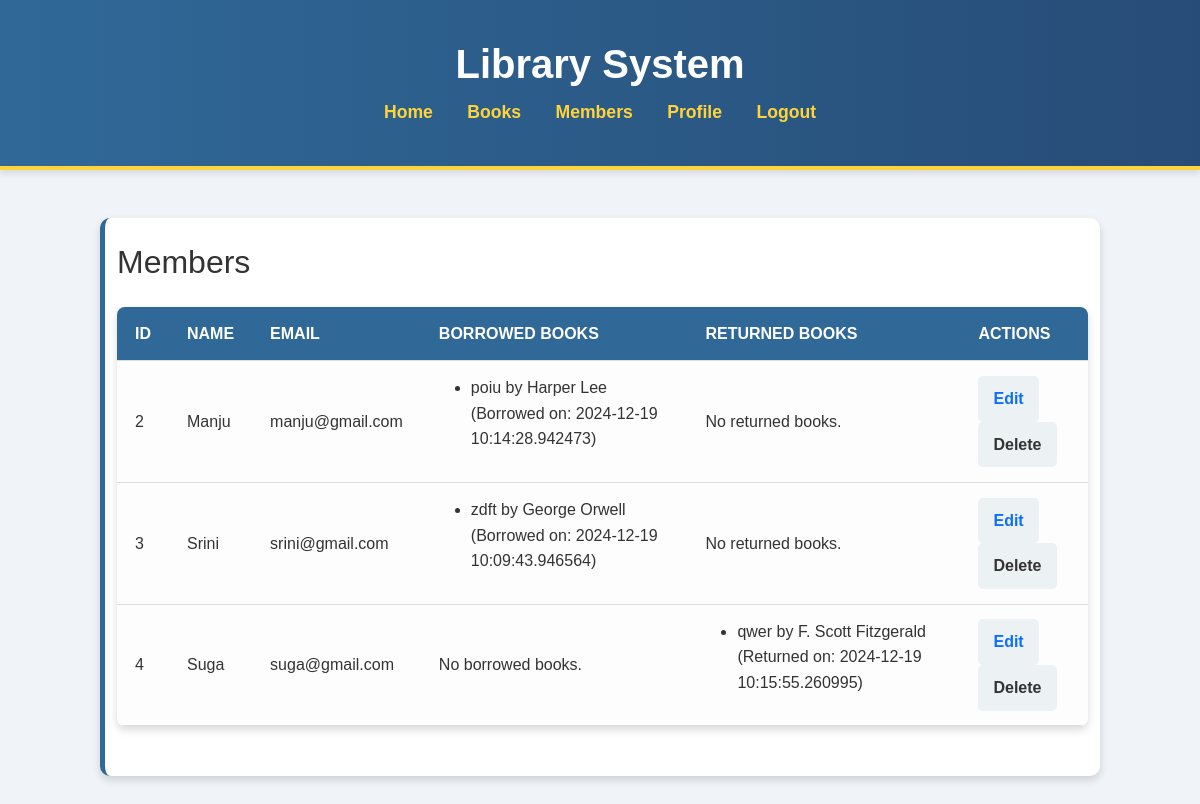
/members (signed in), run on the app's committed database.
### tables this page shows
CREATE TABLE borrowings (
                id INTEGER PRIMARY KEY AUTOINCREMENT,
                book_id INTEGER,
                user_id INTEGER,
                borrow_date TEXT,
                return_date TEXT,
                FOREIGN KEY(book_id) REFERENCES books(id) ON DELETE CASCADE,
                FOREIGN KEY(user_id) REFERENCES users(id) ON DELETE CASCADE
            );

CREATE TABLE users (
                id INTEGER PRIMARY KEY AUTOINCREMENT,
                username TEXT NOT NULL UNIQUE,
                password_hash TEXT NOT NULL,
                role TEXT NOT NULL,
                name TEXT,
                email TEXT
            );

CREATE TABLE books (
                id INTEGER PRIMARY KEY AUTOINCREMENT,
                title TEXT NOT NULL,
                author TEXT NOT NULL,
                genre TEXT,
                status TEXT DEFAULT 'Available'
            );

### app.py (the view)
@app.route('/members')
@login_required
@role_required('Librarian')
def members():
    db = get_db()
    members_data = db.execute("""
        SELECT u.id, u.name, u.email, b.title, b.author, bo.borrow_date, bo.return_date
        FROM users u
        LEFT JOIN borrowings bo ON u.id = bo.user_id
        LEFT JOIN books b ON bo.book_id = b.id
        WHERE u.role = 'Member'
    """).fetchall()
    members_dict = {}
    for row in members_data:
        member_id = row['id']
        if member_id not in members_dict:
            members_dict[member_id] = {
                'id': member_id,
                'name': row['name'],
                'email': row['email'],
                'borrowed_books': [],
                'returned_books': []
            }
        book = {
            'title': row['title'],
            'author': row['author'],
            'borrow_date': row['borrow_date'],
        }
        if row['return_date']:
            book['return_date'] = row['return_date']
            members_dict[member_id]['returned_books'].append(book)
        else:
            members_dict[member_id]['borrowed_books'].append(book)
    members_list = list(members_dict.values())
    return render_template('members.html', members=members_list)

### app.py (called while the page is built)
def login_required(f):
    @wraps(f)
    def decorated_function(*args, **kwargs):
        if 'user_id' not in session:
            return redirect(url_for('login'))
        return f(*args, **kwargs)
    return decorated_function

def role_required(role):
    def decorator(f):
        @wraps(f)
        def decorated_function(*args, **kwargs):
            if session.get('role') != role:
                return "Access Denied", 403
            return f(*args, **kwargs)
        return decorated_function
    return decorator

### database.py (called while the page is built)
def get_db():
    conn = sqlite3.connect(DATABASE)
    conn.row_factory = sqlite3.Row
    conn.execute("PRAGMA foreign_keys = ON")
    return conn

### templates/members.html
{% extends 'base.html' %}
{% block content %}
<h2>Members</h2>
<table>
    <thead>
        <tr>
            <th>ID</th>
            <th>Name</th>
            <th>Email</th>
            <th>Borrowed Books</th>
            <th>Returned Books</th>
            <th>Actions</th>
        </tr>
    </thead>
    <tbody>
        {% for member in members %}
        <tr>
            <td>{{ member['id'] }}</td>
            <td>{{ member['name'] }}</td>
            <td>{{ member['email'] }}</td>
            <td>
                {% if member['borrowed_books'] %}
                    <ul>
                        {% for book in member['borrowed_books'] %}
                            <li>
                                {{ book['title'] }} by {{ book['author'] }} (Borrowed on: {{ book['borrow_date'] }})
                            </li>
                        {% endfor %}
                    </ul>
                {% else %}
                    No borrowed books.
                {% endif %}
            </td>
            <td>
                {% if member['returned_books'] %}
                    <ul>
                        {% for book in member['returned_books'] %}
                            <li>
                                {{ book['title'] }} by {{ book['author'] }} (Returned on: {{ book['return_date'] }})
                            </li>
                        {% endfor %}
                    </ul>
                {% else %}
                    No returned books.
                {% endif %}
            </td>
            <td>
                <a href="{{ url_for('edit_member', member_id=member['id']) }}" class="button">Edit</a>
                <form action="{{ url_for('delete_member', member_id=member['id']) }}" method="POST" style="display: inline;" onsubmit="return confirm('Are you sure you want to delete this member? This action cannot be undone.')">
                    <button type="submit" class="button delete-button">Delete</button>
                </form>
            </td>
        </tr>
        {% else %}
        <tr>
            <td colspan="6">No members found.</td>
        </tr>
        {% endfor %}
    </tbody>
</table>
{% endblock %}

### static/styles.css (style rules this page uses)
body { font-family: 'Arial', sans-serif; margin: 0; padding: 0; background-color: #f0f4f8; color: #333; line-height: 1.6; }
table { width: 100%; border-collapse: collapse; margin: 25px 0; background-color: #f9f9f9; box-shadow: 0px 4px 8px rgba(0, 0, 0, 0.15); border-radius: 8px; overflow: hidden; font-size: 1rem; }
th, td { padding: 14px 18px; text-align: left; border-bottom: 1px solid #ddd; }
th { background-color: #306998; color: white; font-weight: bold; text-transform: uppercase; }
td { background-color: #fdfdfd; }
.button { display: inline-block; font-size: 1rem; padding: 10px 15px; border-radius: 5px; text-decoration: none; transition: background-color 0.3s ease; font-weight: bold; text-align: center; background-color: #ecf1f4; width: auto; cursor: pointer; }
form { margin: 25px 0; display: flex; flex-direction: column; gap: 20px; }
form button { background-color: #ffd43b; color: #333; padding: 12px 18px; border: none; border-radius: 5px; cursor: pointer; font-size: 1rem; font-weight: bold; width: auto; transition: background-color 0.3s; }
@media (min-width: 1200px) { .h2, h2 { font-size: 2rem; width: 80%; } }

### data on the page
borrowings: id "2", name "Manju", email "manju@gmail.com", title "poiu", author "Harper Lee", borrow_date "2024-12-19 10:14:28.942473", shows "No returned books."
borrowings: id "3", name "Srini", email "srini@gmail.com", title "zdft", author "George Orwell", borrow_date "2024-12-19 10:09:43.946564", shows "No returned books."
borrowings: id "4", name "Suga", email "suga@gmail.com", shows "No borrowed books.", title "qwer", author "F. Scott Fitzgerald", return_date "2024-12-19 10:15:55.260995"
